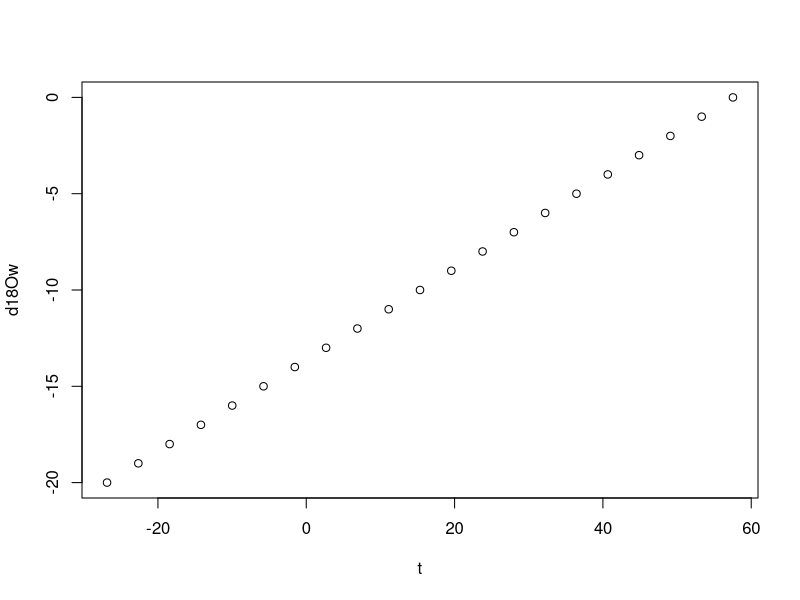

Here is the R script that generated this plot:
d18Ow <- 0:-20

t <- 118.7 - 4.22*((14.46073  +(22.6 - 22.56714)) - d18Ow) 

plot(t,d18Ow)

# based on your empirical data and your Monte Carlo, your water value is ~ -8.5 per mille
118.7 - 4.22*((14.46073  +(22.6 - 22.56714)) - -8.5) 
  # this gives you Temp of ~ 22 °C, which is reasonable

# If your d18Ow matched the GENMOM gradient, the d18Ow @ 50.25°N would be ~ -13 per mille
-0.005* ((50.25)^2) +0.0730* 50.25 - 4.001 #Zhou et al. (2008)
# this would give you a Temp of 2.7 °C, which is unreasonable 
118.7 - 4.22*((14.46073  +(22.6 - 22.56714)) - -13) 
